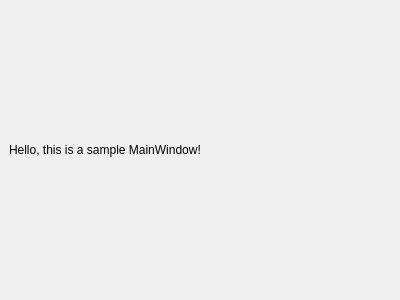
<?xml version="1.0" encoding="UTF-8"?>
<ui version="4.0">
 <class>MainWindow</class>
 <widget class="QMainWindow" name="MainWindow">
  <property name="geometry">
   <rect>
    <x>0</x>
    <y>0</y>
    <width>400</width>
    <height>300</height>
   </rect>
  </property>
  <property name="windowTitle">
   <string>MainWindow</string>
  </property>
  <widget class="QWidget" name="centralWidget">
   <layout class="QVBoxLayout" name="verticalLayout">
    <item>
     <widget class="QLabel" name="label">
      <property name="text">
       <string>Hello, this is a sample MainWindow!</string>
      </property>
     </widget>
    </item>
   </layout>
  </widget>
 </widget>
 <resources/>
 <connections/>
</ui>
